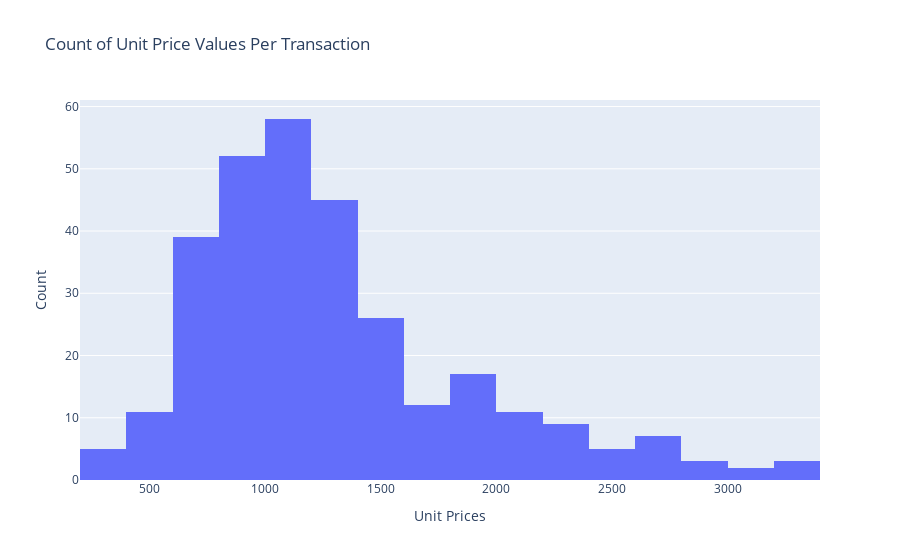

Notebook code cell kept with this figure:
### Code cell
# Plot distribution of 'Unit Price' values
plot_histogram( data=counts['UnitPrice'],
                x_title='Unit Prices',
                y_title='Count',
                title='Count of Unit Price Values Per Transaction'
        )

### Figure 1 — Plotly figure (JSON) as saved in the notebook; plotly's stock layout.template omitted (floating-point values rounded to 4 significant figures; data arrays with more than 128 entries replaced by an {"elided": "..."} marker saying what was removed)
{"data": [{"type": "histogram", "x": {"elided": "305 int values"}}], "layout": {"hovermode": "x unified", "title": {"text": "Count of Unit Price Values Per Transaction"}, "xaxis": {"title": {"text": "Unit Prices"}}, "yaxis": {"title": {"text": "Count"}}}}
